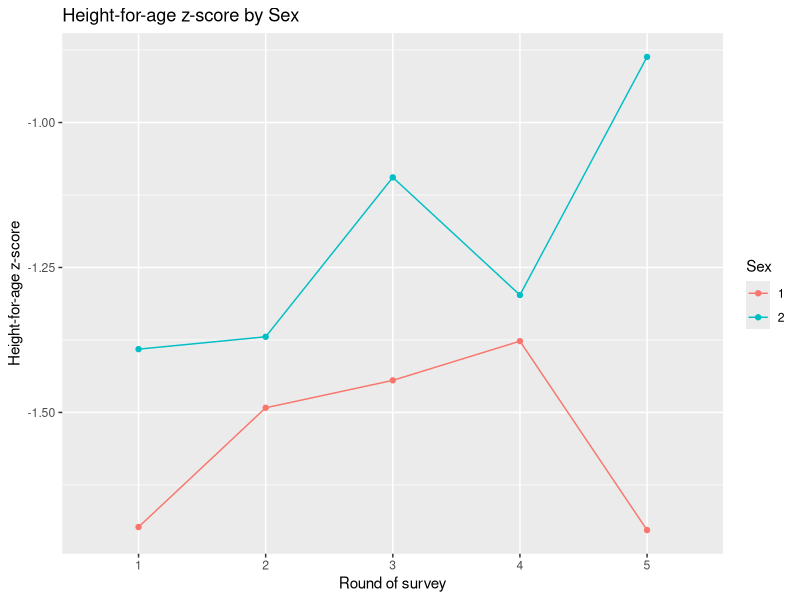
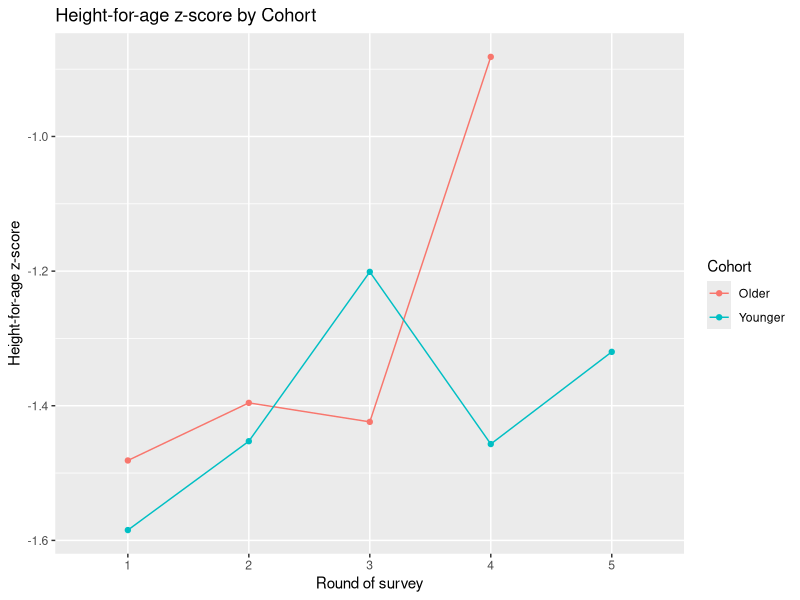
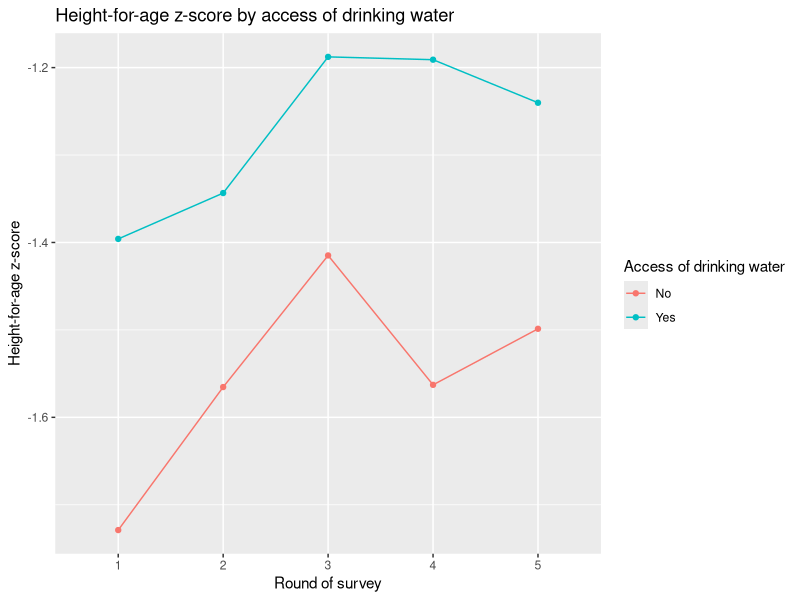
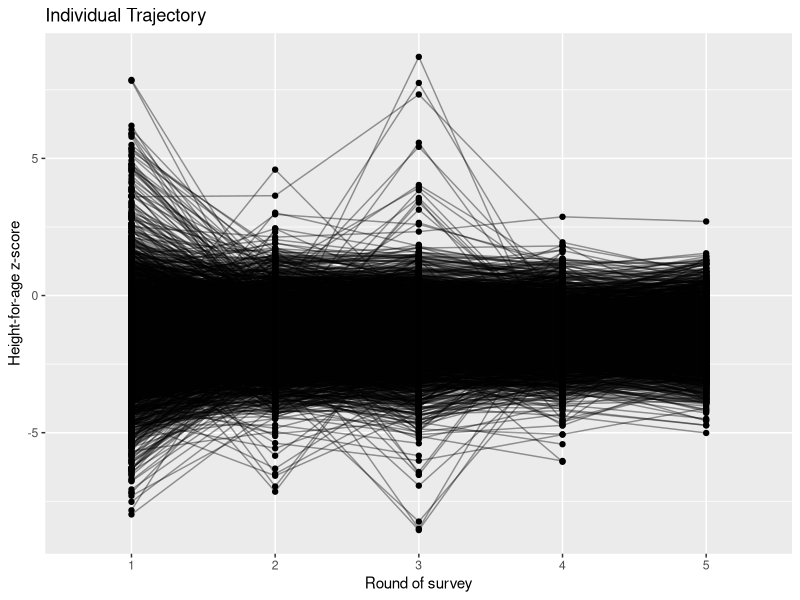

The R source for these figures, in order:
library(ggplot2)
library(tidyverse)
data = read.csv("data/processed/ethiopia_processed.csv")


### By sex
data %>%
  mutate(chsex = factor(chsex,
                     levels = c(1,2),
                     ))%>%
  group_by(chsex, round) %>% 
  summarise(m = mean(zhfa,na.rm = TRUE))%>%
  ggplot(aes(x = as.factor(round),
             y = m,
             colour = chsex,
             group = chsex)) +
  geom_point()+
  geom_line()+
  labs(colour = "Sex",
       x = "Round of survey", 
       y = "Height-for-age z-score",
       title = "Height-for-age z-score by Sex")


### By Cohort
data %>%
  mutate(yc = factor(yc,
                     levels = c(0,1),
                     labels = c("Older", "Younger")))%>%
  group_by(yc, round) %>% 
  summarise(m = mean(zhfa,na.rm = TRUE))%>%
  ggplot(aes(x = as.factor(round),
             y = m,
             colour = yc,
             group = yc)) +
  geom_point()+
  geom_line()+
  labs(colour = "Cohort",
       x = "Round of survey", 
       y = "Height-for-age z-score",
       title = "Height-for-age z-score by Cohort")

### By access of drinking water
data %>% 
  filter(drwaterq_new %in% c(0,1)) %>%
  mutate(water = factor(drwaterq_new,
                        levels = c(0,1),
                        labels = c("No","Yes")
  ))%>%
  group_by(water, round) %>% 
  summarise(m = mean(zhfa,na.rm = TRUE))%>%
  ggplot(aes(x = as.factor(round),
             y = m,
             colour = water,
             group = water)) +
  geom_point()+
  geom_line()+
  labs(colour = "Access of drinking water",
       x = "Round of survey", 
       y = "Height-for-age z-score",
       title = "Height-for-age z-score by access of drinking water")



### Individual
data %>% 
  ggplot(aes(x = as.factor(round),
             y = zhfa,
             group = as.factor(childid))) +
  geom_point()+
  geom_line(alpha = 0.4)+
  labs(x = "Round of survey", 
       y = "Height-for-age z-score",
       title = "Individual Trajectory")
